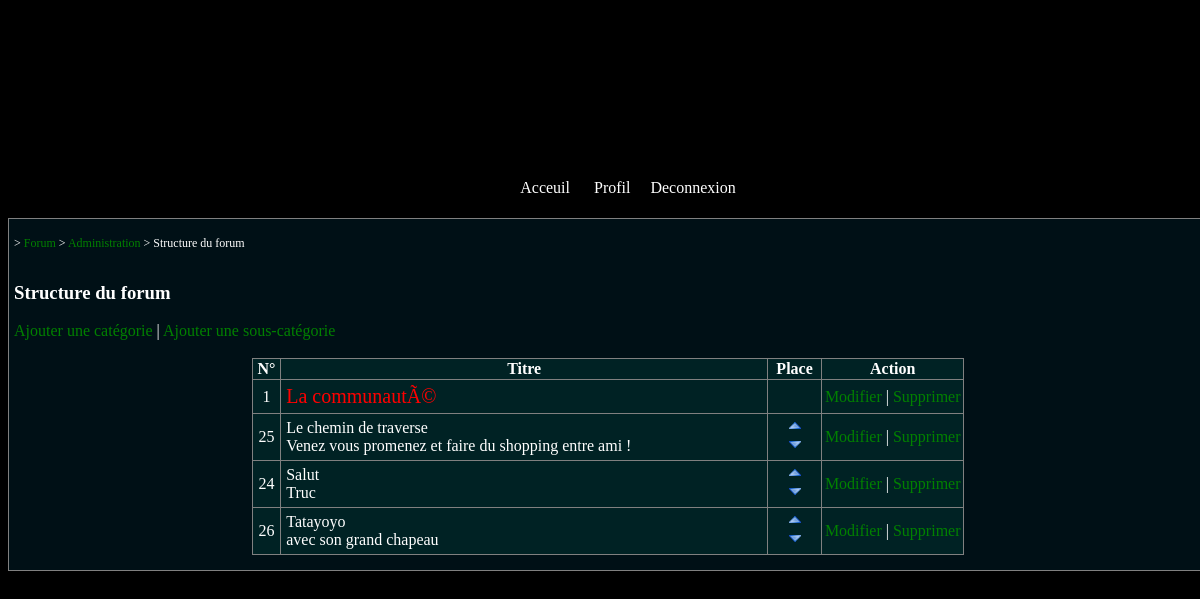
Screenshot of /structure.php (signed in) with the database file from the repository.
### tables this page shows
CREATE TABLE IF NOT EXISTS `forum_categories` (
  `id_categorie` int(11) NOT NULL AUTO_INCREMENT,
  `titre_cat` varchar(255) NOT NULL,
  PRIMARY KEY (`id_categorie`)
);

CREATE TABLE IF NOT EXISTS `forum_souscategories` (
  `id_souscategorie` int(11) NOT NULL AUTO_INCREMENT,
  `titre_souscat` varchar(255) NOT NULL,
  `id_categorie` int(11) NOT NULL,
  `sousTitre_souscat` varchar(255) NOT NULL,
  `place` int(11) NOT NULL,
  PRIMARY KEY (`id_souscategorie`)
);

### structure.php (the view, shortened to what this page needs)
<?php
include("includes/haut.php");
echo '
<section>
	<article>';
		if(isset($_SESSION['rang']) and $_SESSION['rang'] <= 1){
			echo'<p class="ariane">> <a href="index.php">Forum</a> > <a href="administration.php">Administration</a> > Structure du forum</p><br>';
			echo '<h1>Structure du forum</h1>';
			echo'<a class="ajouter" href="structure.php?ajoutCategorie=ok">Ajouter une catégorie</a> | <a href="structure.php?ajoutSousCat=ok">Ajouter une sous-catégorie</a><br><br>';
			$requete = $bdd->query("SELECT * FROM forum_categories");
			echo'
				<table class="structure">
					<tr>
						<th class="id_liste_cat">N°</th>
						<th>Titre</th>
						<th>Place</th>
						<th class="action_liste_cat">Action</th>
					<tr>';
			while($categories = $requete->fetch()){
				echo'<tr>
					<td class="center_structure">'.$categories['id_categorie'].'</td>
					<td class="titre_cat">'.htmlspecialchars($categories['titre_cat']).'</td>
					<td></td>
					<td class="center_structure"><a class="modifier_cat" href="structure.php?modifierCat='.$categories['id_categorie'].'">Modifier</a> | <a class="supprimer_cat" href="structure.php?supprimerCat='.$categories['id_categorie'].'">Supprimer</a></td>
				</tr>';
				$reponse = $bdd->prepare("SELECT * FROM forum_souscategories WHERE id_categorie = :cat ORDER BY place");
				$reponse->execute(array('cat'=>$categories['id_categorie'])) or die ("erreur");
				while($sousCategories = $reponse->fetch()){
						echo'<tr>
							<td class="center_structure">'.$sousCategories['id_souscategorie'].'</td>
							<td class="titre_souscat">'.htmlspecialchars($sousCategories['titre_souscat']).'<br>'.htmlspecialchars($sousCategories['sousTitre_souscat']).'</td>
							<td class="center_structure"><a href="structure.php?monter='.$sousCategories['id_souscategorie'].'"><img src="images/fleche_haut.png" alt="" title="monter la sous-categorie"></a><br> <a href="structure.php?descendre='.$sousCategories['id_souscategorie'].'"><img src="images/fleche_bas.png" alt="" title="descendre la sous-categorie"></a></td>
							<td class="center_structure"><a class="modifier_souscat" href="structure.php?modifierSousCat='.$sousCategories['id_souscategorie'].'">Modifier</a> | <a class="supprimer_souscat" href="structure.php?supprimerSousCat='.$sousCategories['id_souscategorie'].'">Supprimer</a></td>
						</tr>';
				}
			}
			echo'</table>';
		}
	echo '</article>';
echo'</section>';
include("includes/bas.php");
?>

### CSS/index.css (style rules this page uses)
body { background-color: black; color: white; }
article { border: 1px solid gray; padding: 5px; margin-top:10px; background: #001016; }
article a { color: green; text-decoration: none; }
p.ariane { font-size: 12px; display: inline-block; }
.ariane a { color: green; text-decoration:none; }

### CSS/gestion_categorie.css (style rules this page uses)
table.structure { margin:auto; width:60%; margin-bottom:10px; background:#002224; border-collapse:collapse; }
.structure tr,.structure td,.structure th { border: 1px solid gray; }
th.action_liste_cat { width: 20%; }
td.titre_cat { color: red; padding:5px; font-size: 20px; }
.center_structure { text-align:center; }
td.titre_souscat { padding:5px; }

### rows the page displays
forum_categories: id_categorie "1", titre_cat "La communautÃ©"
forum_souscategories: id_souscategorie "25", titre_souscat "Le chemin de traverse", sousTitre_souscat "Venez vous promenez et faire du shopping entre ami !"
forum_souscategories: id_souscategorie "24", titre_souscat "Salut", sousTitre_souscat "Truc"
forum_souscategories: id_souscategorie "26", titre_souscat "Tatayoyo", sousTitre_souscat "avec son grand chapeau"
